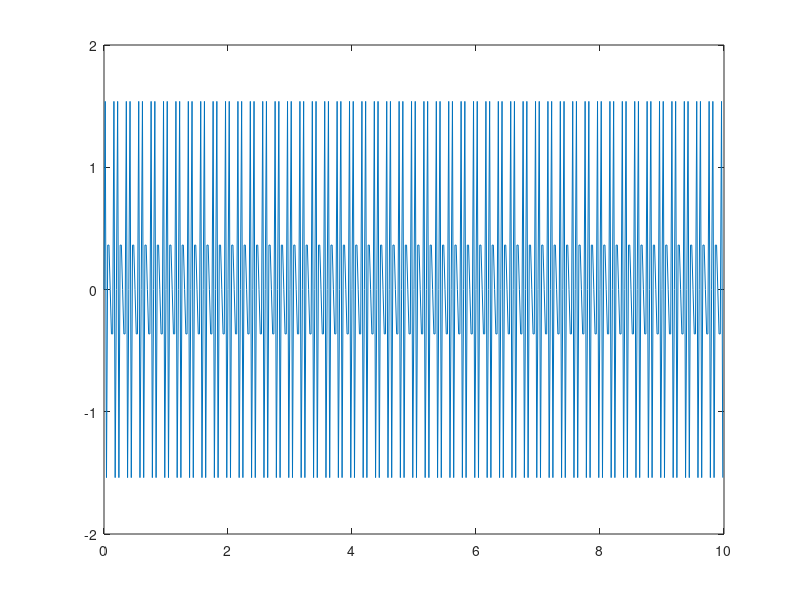

The MATLAB script that drew this image:


% tmax = 40;
% t = linspace(-5.*tmax,5.*tmax,1024);
% N  = length(t);% number of points
% dt = mean(diff(t));% dt
% 
% df = 0.5./tmax;
% 
% w = linspace(0,df*N,N);
% 
% x = sin(2*pi*w(5).*t);
% 
% xw = fft(x);
% plot(w,abs(xw))
% 

t = 0:1/50:10-1/50;                     
x = sin(2*pi*15*t) + sin(2*pi*20*t);
plot(t,x)